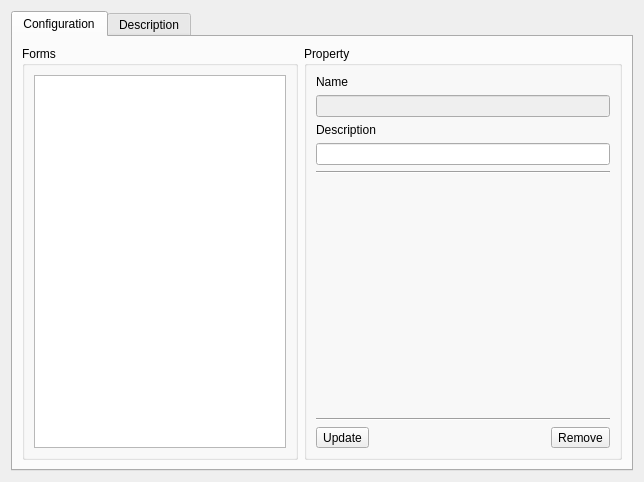
<?xml version="1.0" encoding="UTF-8"?>
<ui version="4.0">
 <class>BuilderFormsWizardPageForm</class>
 <widget class="QWizardPage" name="BuilderFormsWizardPageForm">
  <property name="geometry">
   <rect>
    <x>0</x>
    <y>0</y>
    <width>644</width>
    <height>479</height>
   </rect>
  </property>
  <property name="windowTitle">
   <string>Builder Forms Wizard Page</string>
  </property>
  <layout class="QGridLayout" name="gridLayout_4">
   <item row="0" column="0">
    <widget class="QTabWidget" name="m_tabWidget">
     <property name="currentIndex">
      <number>0</number>
     </property>
     <widget class="QWidget" name="tab">
      <attribute name="title">
       <string>Configuration</string>
      </attribute>
      <layout class="QGridLayout" name="gridLayout_3">
       <item row="0" column="0">
        <layout class="QGridLayout" name="gridLayout">
         <item row="0" column="0">
          <widget class="QGroupBox" name="groupBox_3">
           <property name="title">
            <string>Forms</string>
           </property>
           <property name="flat">
            <bool>true</bool>
           </property>
           <layout class="QGridLayout" name="gridLayout_16">
            <item row="0" column="0">
             <widget class="QTreeWidget" name="m_treeWidget">
              <attribute name="headerVisible">
               <bool>false</bool>
              </attribute>
              <column>
               <property name="text">
                <string>form item</string>
               </property>
              </column>
              <column>
               <property name="text">
                <string>type</string>
               </property>
              </column>
             </widget>
            </item>
           </layout>
          </widget>
         </item>
         <item row="0" column="1">
          <widget class="QGroupBox" name="groupBox_4">
           <property name="title">
            <string>Property</string>
           </property>
           <property name="flat">
            <bool>true</bool>
           </property>
           <layout class="QGridLayout" name="gridLayout_18">
            <item row="0" column="0">
             <layout class="QGridLayout" name="gridLayout_17">
              <item row="0" column="0">
               <layout class="QGridLayout" name="gridLayout_23">
                <item row="0" column="0">
                 <layout class="QGridLayout" name="gridLayout_20">
                  <item row="1" column="0">
                   <widget class="QLineEdit" name="m_formItemLineEdit">
                    <property name="enabled">
                     <bool>false</bool>
                    </property>
                   </widget>
                  </item>
                  <item row="2" column="0">
                   <widget class="QLabel" name="label">
                    <property name="text">
                     <string>Description</string>
                    </property>
                   </widget>
                  </item>
                  <item row="0" column="0">
                   <widget class="QLabel" name="label_2">
                    <property name="text">
                     <string>Name</string>
                    </property>
                   </widget>
                  </item>
                  <item row="3" column="0">
                   <widget class="QLineEdit" name="m_descLineEdit"/>
                  </item>
                 </layout>
                </item>
                <item row="1" column="0">
                 <widget class="Line" name="line_2">
                  <property name="orientation">
                   <enum>Qt::Horizontal</enum>
                  </property>
                 </widget>
                </item>
               </layout>
              </item>
              <item row="1" column="0">
               <widget class="QStackedWidget" name="m_stackedWidget">
                <property name="currentIndex">
                 <number>9</number>
                </property>
                <widget class="QWidget" name="page">
                 <layout class="QGridLayout" name="gridLayout_28">
                  <item row="0" column="0">
                   <layout class="QGridLayout" name="gridLayout_27">
                    <item row="0" column="0">
                     <layout class="QGridLayout" name="gridLayout_26">
                      <item row="0" column="0">
                       <layout class="QGridLayout" name="gridLayout_25">
                        <item row="0" column="0">
                         <widget class="QCheckBox" name="m_defaultValueBoolCheckBox">
                          <property name="text">
                           <string>Default Value:</string>
                          </property>
                         </widget>
                        </item>
                        <item row="0" column="1">
                         <widget class="QComboBox" name="m_boolComboBox">
                          <property name="enabled">
                           <bool>false</bool>
                          </property>
                          <property name="sizePolicy">
                           <sizepolicy hsizetype="Minimum" vsizetype="Fixed">
                            <horstretch>0</horstretch>
                            <verstretch>0</verstretch>
                           </sizepolicy>
                          </property>
                          <item>
                           <property name="text">
                            <string>TRUE</string>
                           </property>
                          </item>
                          <item>
                           <property name="text">
                            <string>FALSE</string>
                           </property>
                          </item>
                         </widget>
                        </item>
                       </layout>
                      </item>
                      <item row="0" column="1">
                       <spacer name="horizontalSpacer_5">
                        <property name="orientation">
                         <enum>Qt::Horizontal</enum>
                        </property>
                        <property name="sizeHint" stdset="0">
                         <size>
                          <width>40</width>
                          <height>20</height>
                         </size>
                        </property>
                       </spacer>
                      </item>
                     </layout>
                    </item>
                    <item row="1" column="0">
                     <spacer name="verticalSpacer_2">
                      <property name="orientation">
                       <enum>Qt::Vertical</enum>
                      </property>
                      <property name="sizeHint" stdset="0">
                       <size>
                        <width>20</width>
                        <height>40</height>
                       </size>
                      </property>
                     </spacer>
                    </item>
                   </layout>
                  </item>
                 </layout>
                </widget>
                <widget class="QWidget" name="page_2">
                 <layout class="QGridLayout" name="gridLayout_32">
                  <item row="0" column="0">
                   <layout class="QGridLayout" name="gridLayout_31">
                    <item row="0" column="0">
                     <layout class="QGridLayout" name="gridLayout_30">
                      <item row="0" column="0">
                       <layout class="QGridLayout" name="gridLayout_29">
                        <item row="0" column="0">
                         <widget class="QCheckBox" name="m_defaultValueDateCheckBox">
                          <property name="text">
                           <string>Default Value:</string>
                          </property>
                         </widget>
                        </item>
                        <item row="0" column="1">
                         <widget class="QDateEdit" name="m_dateEdit">
                          <property name="enabled">
                           <bool>false</bool>
                          </property>
                         </widget>
                        </item>
                       </layout>
                      </item>
                      <item row="0" column="1">
                       <spacer name="horizontalSpacer_6">
                        <property name="orientation">
                         <enum>Qt::Horizontal</enum>
                        </property>
                        <property name="sizeHint" stdset="0">
                         <size>
                          <width>40</width>
                          <height>20</height>
                         </size>
                        </property>
                       </spacer>
                      </item>
                     </layout>
                    </item>
                    <item row="1" column="0">
                     <spacer name="verticalSpacer_3">
                      <property name="orientation">
                       <enum>Qt::Vertical</enum>
                      </property>
                      <property name="sizeHint" stdset="0">
                       <size>
                        <width>20</width>
                        <height>40</height>
                       </size>
                      </property>
                     </spacer>
                    </item>
                   </layout>
                  </item>
                 </layout>
                </widget>
                <widget class="QWidget" name="page_3">
                 <layout class="QGridLayout" name="gridLayout_36">
                  <item row="0" column="0">
                   <layout class="QGridLayout" name="gridLayout_35">
                    <item row="0" column="0">
                     <layout class="QGridLayout" name="gridLayout_34">
                      <item row="0" column="0">
                       <layout class="QGridLayout" name="gridLayout_33">
                        <item row="0" column="0">
                         <widget class="QCheckBox" name="m_defaultValueDoubleCheckBox">
                          <property name="text">
                           <string>Default Value:</string>
                          </property>
                         </widget>
                        </item>
                        <item row="0" column="1">
                         <widget class="QLineEdit" name="m_doubleLineEdit">
                          <property name="enabled">
                           <bool>false</bool>
                          </property>
                         </widget>
                        </item>
                       </layout>
                      </item>
                      <item row="0" column="1">
                       <spacer name="horizontalSpacer_7">
                        <property name="orientation">
                         <enum>Qt::Horizontal</enum>
                        </property>
                        <property name="sizeHint" stdset="0">
                         <size>
                          <width>40</width>
                          <height>20</height>
                         </size>
                        </property>
                       </spacer>
                      </item>
                     </layout>
                    </item>
                    <item row="1" column="0">
                     <spacer name="verticalSpacer_4">
                      <property name="orientation">
                       <enum>Qt::Vertical</enum>
                      </property>
                      <property name="sizeHint" stdset="0">
                       <size>
                        <width>20</width>
                        <height>40</height>
                       </size>
                      </property>
                     </spacer>
                    </item>
                   </layout>
                  </item>
                 </layout>
                </widget>
                <widget class="QWidget" name="page_4">
                 <layout class="QGridLayout" name="gridLayout_40">
                  <item row="0" column="0">
                   <layout class="QGridLayout" name="gridLayout_37">
                    <item row="0" column="0">
                     <layout class="QGridLayout" name="gridLayout_38">
                      <item row="0" column="0">
                       <layout class="QGridLayout" name="gridLayout_39">
                        <item row="0" column="0">
                         <widget class="QCheckBox" name="m_defaultValueIntCheckBox">
                          <property name="text">
                           <string>Default Value:</string>
                          </property>
                         </widget>
                        </item>
                        <item row="0" column="1">
                         <widget class="QLineEdit" name="m_intLineEdit">
                          <property name="enabled">
                           <bool>false</bool>
                          </property>
                         </widget>
                        </item>
                       </layout>
                      </item>
                      <item row="0" column="1">
                       <spacer name="horizontalSpacer_8">
                        <property name="orientation">
                         <enum>Qt::Horizontal</enum>
                        </property>
                        <property name="sizeHint" stdset="0">
                         <size>
                          <width>40</width>
                          <height>20</height>
                         </size>
                        </property>
                       </spacer>
                      </item>
                     </layout>
                    </item>
                    <item row="1" column="0">
                     <spacer name="verticalSpacer_5">
                      <property name="orientation">
                       <enum>Qt::Vertical</enum>
                      </property>
                      <property name="sizeHint" stdset="0">
                       <size>
                        <width>20</width>
                        <height>40</height>
                       </size>
                      </property>
                     </spacer>
                    </item>
                   </layout>
                  </item>
                 </layout>
                </widget>
                <widget class="QWidget" name="page_5">
                 <layout class="QGridLayout" name="gridLayout_44">
                  <item row="0" column="0">
                   <layout class="QGridLayout" name="gridLayout_41">
                    <item row="0" column="0">
                     <layout class="QGridLayout" name="gridLayout_42">
                      <item row="0" column="0">
                       <layout class="QGridLayout" name="gridLayout_43">
                        <item row="0" column="0">
                         <widget class="QCheckBox" name="m_defaultValueLabelCheckBox">
                          <property name="text">
                           <string>Default Value:</string>
                          </property>
                         </widget>
                        </item>
                        <item row="0" column="1">
                         <widget class="QLineEdit" name="m_labelLineEdit">
                          <property name="enabled">
                           <bool>false</bool>
                          </property>
                         </widget>
                        </item>
                       </layout>
                      </item>
                      <item row="0" column="1">
                       <spacer name="horizontalSpacer_9">
                        <property name="orientation">
                         <enum>Qt::Horizontal</enum>
                        </property>
                        <property name="sizeHint" stdset="0">
                         <size>
                          <width>40</width>
                          <height>20</height>
                         </size>
                        </property>
                       </spacer>
                      </item>
                     </layout>
                    </item>
                    <item row="1" column="0">
                     <spacer name="verticalSpacer_6">
                      <property name="orientation">
                       <enum>Qt::Vertical</enum>
                      </property>
                      <property name="sizeHint" stdset="0">
                       <size>
                        <width>20</width>
                        <height>40</height>
                       </size>
                      </property>
                     </spacer>
                    </item>
                   </layout>
                  </item>
                 </layout>
                </widget>
                <widget class="QWidget" name="page_6">
                 <layout class="QGridLayout" name="gridLayout_50">
                  <item row="0" column="0">
                   <layout class="QGridLayout" name="gridLayout_49">
                    <item row="0" column="0">
                     <layout class="QGridLayout" name="gridLayout_46">
                      <item row="0" column="0">
                       <layout class="QGridLayout" name="gridLayout_47">
                        <item row="0" column="0">
                         <widget class="QCheckBox" name="m_defaultValueStringComboCheckBox">
                          <property name="text">
                           <string>Default Value:</string>
                          </property>
                         </widget>
                        </item>
                        <item row="0" column="1">
                         <widget class="QLineEdit" name="m_stringComboLineEdit">
                          <property name="enabled">
                           <bool>false</bool>
                          </property>
                         </widget>
                        </item>
                       </layout>
                      </item>
                      <item row="0" column="1">
                       <spacer name="horizontalSpacer_10">
                        <property name="orientation">
                         <enum>Qt::Horizontal</enum>
                        </property>
                        <property name="sizeHint" stdset="0">
                         <size>
                          <width>40</width>
                          <height>20</height>
                         </size>
                        </property>
                       </spacer>
                      </item>
                     </layout>
                    </item>
                    <item row="1" column="0">
                     <widget class="QGroupBox" name="groupBox_5">
                      <property name="title">
                       <string>Values</string>
                      </property>
                      <property name="flat">
                       <bool>true</bool>
                      </property>
                      <layout class="QGridLayout" name="gridLayout_48">
                       <item row="0" column="0">
                        <layout class="QGridLayout" name="gridLayout_45">
                         <item row="0" column="0">
                          <widget class="QLineEdit" name="m_stringComboValueLineEdit"/>
                         </item>
                         <item row="0" column="1">
                          <widget class="QToolButton" name="m_stringComboAddToolButton">
                           <property name="text">
                            <string>...</string>
                           </property>
                          </widget>
                         </item>
                         <item row="1" column="0" colspan="2">
                          <widget class="QListWidget" name="m_listWidget">
                           <property name="dragDropMode">
                            <enum>QAbstractItemView::InternalMove</enum>
                           </property>
                           <property name="defaultDropAction">
                            <enum>Qt::TargetMoveAction</enum>
                           </property>
                           <property name="alternatingRowColors">
                            <bool>true</bool>
                           </property>
                          </widget>
                         </item>
                        </layout>
                       </item>
                      </layout>
                     </widget>
                    </item>
                   </layout>
                  </item>
                 </layout>
                </widget>
                <widget class="QWidget" name="page_7">
                 <layout class="QGridLayout" name="gridLayout_54">
                  <item row="0" column="0">
                   <layout class="QGridLayout" name="gridLayout_51">
                    <item row="0" column="0">
                     <layout class="QGridLayout" name="gridLayout_52">
                      <item row="0" column="0">
                       <layout class="QGridLayout" name="gridLayout_53">
                        <item row="0" column="0">
                         <widget class="QCheckBox" name="m_defaultValueStringCheckBox">
                          <property name="text">
                           <string>Default Value:</string>
                          </property>
                         </widget>
                        </item>
                        <item row="0" column="1">
                         <widget class="QLineEdit" name="m_stringLineEdit">
                          <property name="enabled">
                           <bool>false</bool>
                          </property>
                         </widget>
                        </item>
                       </layout>
                      </item>
                      <item row="0" column="1">
                       <spacer name="horizontalSpacer_11">
                        <property name="orientation">
                         <enum>Qt::Horizontal</enum>
                        </property>
                        <property name="sizeHint" stdset="0">
                         <size>
                          <width>40</width>
                          <height>20</height>
                         </size>
                        </property>
                       </spacer>
                      </item>
                     </layout>
                    </item>
                    <item row="1" column="0">
                     <spacer name="verticalSpacer_7">
                      <property name="orientation">
                       <enum>Qt::Vertical</enum>
                      </property>
                      <property name="sizeHint" stdset="0">
                       <size>
                        <width>20</width>
                        <height>40</height>
                       </size>
                      </property>
                     </spacer>
                    </item>
                   </layout>
                  </item>
                 </layout>
                </widget>
                <widget class="QWidget" name="page_8">
                 <layout class="QGridLayout" name="gridLayout_58">
                  <item row="0" column="0">
                   <layout class="QGridLayout" name="gridLayout_55">
                    <item row="0" column="0">
                     <layout class="QGridLayout" name="gridLayout_56">
                      <item row="0" column="0">
                       <layout class="QGridLayout" name="gridLayout_57">
                        <item row="0" column="0">
                         <widget class="QCheckBox" name="m_defaultValueTimeCheckBox">
                          <property name="text">
                           <string>Default Value:</string>
                          </property>
                         </widget>
                        </item>
                        <item row="0" column="1">
                         <widget class="QTimeEdit" name="m_timeEdit">
                          <property name="enabled">
                           <bool>false</bool>
                          </property>
                         </widget>
                        </item>
                       </layout>
                      </item>
                      <item row="0" column="1">
                       <spacer name="horizontalSpacer_12">
                        <property name="orientation">
                         <enum>Qt::Horizontal</enum>
                        </property>
                        <property name="sizeHint" stdset="0">
                         <size>
                          <width>40</width>
                          <height>20</height>
                         </size>
                        </property>
                       </spacer>
                      </item>
                     </layout>
                    </item>
                    <item row="1" column="0">
                     <spacer name="verticalSpacer_8">
                      <property name="orientation">
                       <enum>Qt::Vertical</enum>
                      </property>
                      <property name="sizeHint" stdset="0">
                       <size>
                        <width>20</width>
                        <height>40</height>
                       </size>
                      </property>
                     </spacer>
                    </item>
                   </layout>
                  </item>
                 </layout>
                </widget>
                <widget class="QWidget" name="page_9">
                 <layout class="QGridLayout" name="gridLayout_60">
                  <item row="0" column="0">
                   <layout class="QGridLayout" name="gridLayout_59">
                    <item row="0" column="0">
                     <widget class="QListWidget" name="m_formItemsListWidget">
                      <property name="sizePolicy">
                       <sizepolicy hsizetype="Expanding" vsizetype="MinimumExpanding">
                        <horstretch>0</horstretch>
                        <verstretch>0</verstretch>
                       </sizepolicy>
                      </property>
                      <property name="dragDropMode">
                       <enum>QAbstractItemView::InternalMove</enum>
                      </property>
                      <property name="defaultDropAction">
                       <enum>Qt::TargetMoveAction</enum>
                      </property>
                      <property name="alternatingRowColors">
                       <bool>true</bool>
                      </property>
                     </widget>
                    </item>
                    <item row="1" column="0">
                     <widget class="QLabel" name="label_6">
                      <property name="sizePolicy">
                       <sizepolicy hsizetype="Preferred" vsizetype="Minimum">
                        <horstretch>0</horstretch>
                        <verstretch>0</verstretch>
                       </sizepolicy>
                      </property>
                      <property name="text">
                       <string>* Use drag and drop to reorder the form items.</string>
                      </property>
                     </widget>
                    </item>
                   </layout>
                  </item>
                 </layout>
                </widget>
                <widget class="QWidget" name="page_10"/>
               </widget>
              </item>
              <item row="2" column="0">
               <layout class="QGridLayout" name="gridLayout_22">
                <item row="0" column="0">
                 <widget class="Line" name="line_3">
                  <property name="orientation">
                   <enum>Qt::Horizontal</enum>
                  </property>
                 </widget>
                </item>
                <item row="1" column="0">
                 <layout class="QGridLayout" name="gridLayout_21">
                  <item row="0" column="0">
                   <widget class="QToolButton" name="m_saveFormItemToolButton">
                    <property name="text">
                     <string>Update</string>
                    </property>
                    <property name="toolButtonStyle">
                     <enum>Qt::ToolButtonTextBesideIcon</enum>
                    </property>
                   </widget>
                  </item>
                  <item row="0" column="1">
                   <spacer name="horizontalSpacer_4">
                    <property name="orientation">
                     <enum>Qt::Horizontal</enum>
                    </property>
                    <property name="sizeHint" stdset="0">
                     <size>
                      <width>40</width>
                      <height>20</height>
                     </size>
                    </property>
                   </spacer>
                  </item>
                  <item row="0" column="2">
                   <widget class="QToolButton" name="m_removeFormItemToolButton">
                    <property name="text">
                     <string>Remove</string>
                    </property>
                    <property name="toolButtonStyle">
                     <enum>Qt::ToolButtonTextBesideIcon</enum>
                    </property>
                   </widget>
                  </item>
                 </layout>
                </item>
               </layout>
              </item>
             </layout>
            </item>
           </layout>
          </widget>
         </item>
        </layout>
       </item>
      </layout>
     </widget>
     <widget class="QWidget" name="tab_2">
      <attribute name="title">
       <string>Description</string>
      </attribute>
      <layout class="QGridLayout" name="gridLayout_2">
       <item row="0" column="0">
        <widget class="QPlainTextEdit" name="m_plainTextEdit">
         <property name="enabled">
          <bool>true</bool>
         </property>
         <property name="readOnly">
          <bool>true</bool>
         </property>
        </widget>
       </item>
      </layout>
     </widget>
    </widget>
   </item>
  </layout>
 </widget>
 <resources/>
 <connections>
  <connection>
   <sender>m_defaultValueBoolCheckBox</sender>
   <signal>toggled(bool)</signal>
   <receiver>m_boolComboBox</receiver>
   <slot>setEnabled(bool)</slot>
   <hints>
    <hint type="sourcelabel">
     <x>402</x>
     <y>187</y>
    </hint>
    <hint type="destinationlabel">
     <x>435</x>
     <y>188</y>
    </hint>
   </hints>
  </connection>
  <connection>
   <sender>m_defaultValueDateCheckBox</sender>
   <signal>toggled(bool)</signal>
   <receiver>m_dateEdit</receiver>
   <slot>setEnabled(bool)</slot>
   <hints>
    <hint type="sourcelabel">
     <x>391</x>
     <y>190</y>
    </hint>
    <hint type="destinationlabel">
     <x>440</x>
     <y>192</y>
    </hint>
   </hints>
  </connection>
  <connection>
   <sender>m_defaultValueDoubleCheckBox</sender>
   <signal>toggled(bool)</signal>
   <receiver>m_doubleLineEdit</receiver>
   <slot>setEnabled(bool)</slot>
   <hints>
    <hint type="sourcelabel">
     <x>398</x>
     <y>185</y>
    </hint>
    <hint type="destinationlabel">
     <x>434</x>
     <y>187</y>
    </hint>
   </hints>
  </connection>
  <connection>
   <sender>m_defaultValueIntCheckBox</sender>
   <signal>toggled(bool)</signal>
   <receiver>m_intLineEdit</receiver>
   <slot>setEnabled(bool)</slot>
   <hints>
    <hint type="sourcelabel">
     <x>371</x>
     <y>186</y>
    </hint>
    <hint type="destinationlabel">
     <x>443</x>
     <y>188</y>
    </hint>
   </hints>
  </connection>
  <connection>
   <sender>m_defaultValueLabelCheckBox</sender>
   <signal>toggled(bool)</signal>
   <receiver>m_labelLineEdit</receiver>
   <slot>setEnabled(bool)</slot>
   <hints>
    <hint type="sourcelabel">
     <x>377</x>
     <y>187</y>
    </hint>
    <hint type="destinationlabel">
     <x>442</x>
     <y>190</y>
    </hint>
   </hints>
  </connection>
  <connection>
   <sender>m_defaultValueStringComboCheckBox</sender>
   <signal>toggled(bool)</signal>
   <receiver>m_stringComboLineEdit</receiver>
   <slot>setEnabled(bool)</slot>
   <hints>
    <hint type="sourcelabel">
     <x>374</x>
     <y>193</y>
    </hint>
    <hint type="destinationlabel">
     <x>446</x>
     <y>190</y>
    </hint>
   </hints>
  </connection>
  <connection>
   <sender>m_defaultValueStringCheckBox</sender>
   <signal>toggled(bool)</signal>
   <receiver>m_stringLineEdit</receiver>
   <slot>setEnabled(bool)</slot>
   <hints>
    <hint type="sourcelabel">
     <x>379</x>
     <y>188</y>
    </hint>
    <hint type="destinationlabel">
     <x>462</x>
     <y>189</y>
    </hint>
   </hints>
  </connection>
  <connection>
   <sender>m_defaultValueTimeCheckBox</sender>
   <signal>toggled(bool)</signal>
   <receiver>m_timeEdit</receiver>
   <slot>setEnabled(bool)</slot>
   <hints>
    <hint type="sourcelabel">
     <x>390</x>
     <y>190</y>
    </hint>
    <hint type="destinationlabel">
     <x>439</x>
     <y>194</y>
    </hint>
   </hints>
  </connection>
 </connections>
</ui>
